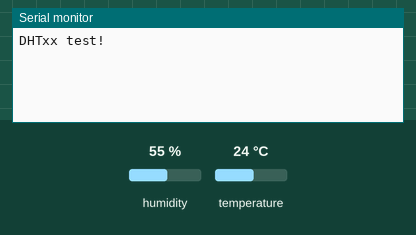
Simulated run of this sketch. Board: Arduino Uno, built with avr-gcc and run on an emulated ATmega328P. Shown: the last lines printed to the serial monitor. Inputs (shaded band) come from the test bench; at power-on: humidity 55 %, temperature 24 °C.

Above: at 2.7 s.
2.8 s: humidity set to 22 %
At 12.3 s:
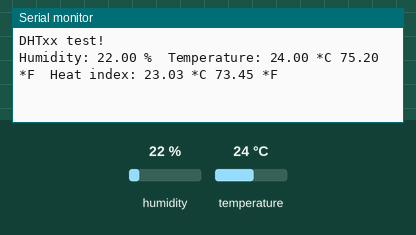
17.8 s: temperature set to 12 °C
At 22.9 s:
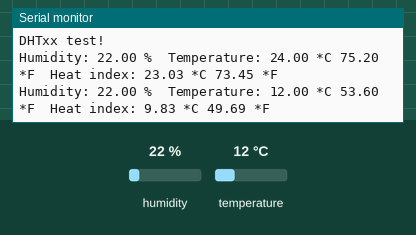
32.8 s: humidity set to 40 %
At 42.9 s:
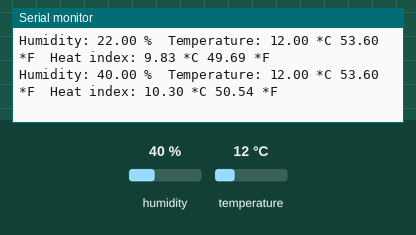
47.8 s: temperature set to 28 °C
At 52.3 s:
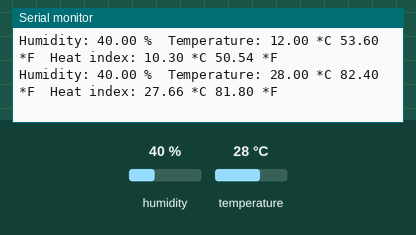
Timing chart, 0 to 53.8 s (numbered marks = the images above; inputs shaded):
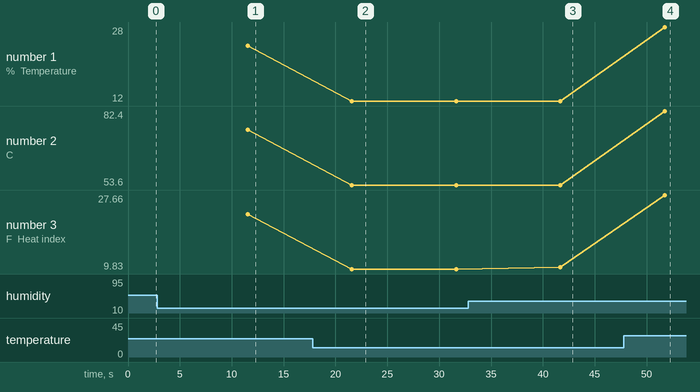

The sketch:

Cayenne_DH11.ino
```cpp
// Example testing sketch for various DHT humidity/temperature sensors
// Written by ladyada, public domain

#include "DHT.h"
#define CAYENNE_DEBUG         // Cayenne Code Uncomment to show debug messages
#define DHTPIN 2              // what digital pin we're connected to
#define CAYENNE_PRINT Serial  // Cayenne Code Comment this out to disable prints and save space
#include <CayenneEthernet.h>  // Cayenne Code Change this to use a different communication device. See Communications examples.

// Cayenne authentication token. This should be obtained from the Cayenne Dashboard.
char token[] = "g1cgkkfrr2";

// Uncomment whatever type you're using!
#define DHTTYPE DHT11   // DHT 11
//#define DHTTYPE DHT22   // DHT 22  (AM2302), AM2321
//#define DHTTYPE DHT21   // DHT 21 (AM2301)

// Connect pin 1 (on the left) of the sensor to +5V
// NOTE: If using a board with 3.3V logic like an Arduino Due connect pin 1
// to 3.3V instead of 5V!
// Connect pin 2 of the sensor to whatever your DHTPIN is
// Connect pin 4 (on the right) of the sensor to GROUND
// Connect a 10K resistor from pin 2 (data) to pin 1 (power) of the sensor

// Initialize DHT sensor.
// Note that older versions of this library took an optional third parameter to
// tweak the timings for faster processors.  This parameter is no longer needed
// as the current DHT reading algorithm adjusts itself to work on faster procs.
DHT dht(DHTPIN, DHTTYPE);

void setup() {
  Serial.begin(9600);
  Serial.println("DHTxx test!");
  Cayenne.begin(token);
  dht.begin();
}

void loop() {
  Cayenne.run();

  // Wait a few seconds between measurements.
  delay(10000);

  // Reading temperature or humidity takes about 250 milliseconds!
  // Sensor readings may also be up to 2 seconds 'old' (its a very slow sensor)
  float h = dht.readHumidity();
  // Read temperature as Celsius (the default)
  float t = dht.readTemperature();
  // Read temperature as Fahrenheit (isFahrenheit = true)
  float f = dht.readTemperature(true);

  // Check if any reads failed and exit early (to try again).
  if (isnan(h) || isnan(t) || isnan(f)) {
    Serial.println("Failed to read from DHT sensor!");
    return;
  }

  // Compute heat index in Fahrenheit (the default)
  float hif = dht.computeHeatIndex(f, h);
  // Compute heat index in Celsius (isFahreheit = false)
  float hic = dht.computeHeatIndex(t, h, false);

  Serial.print("Humidity: ");
  Serial.print(h);
  Serial.print(" %\t");
  Serial.print("Temperature: ");
  Serial.print(t);
  Serial.print(" *C ");
  Serial.print(f);
  Serial.print(" *F\t");
  Serial.print("Heat index: ");
  Serial.print(hic);
  Serial.print(" *C ");
  Serial.print(hif);
  Serial.println(" *F");


}

// These functions are called when the Cayenne widget requests data for the Virtual Pin.
CAYENNE_OUT(V0)
{
  Cayenne.virtualWrite(V0, dht.readTemperature(true));
}

CAYENNE_OUT(V1)
{
  Cayenne.virtualWrite(V1, dht.readHumidity());
}

CAYENNE_OUT(V2)
{
  Cayenne.virtualWrite(V2, dht.readTemperature());
}

CAYENNE_OUT(V3)
{
  Cayenne.virtualWrite(V3, dht.readHumidity());
}

CAYENNE_OUT(V4)
{
  Cayenne.virtualWrite(V4, dht.readTemperature(true));
}
```

Measured:
- after the input at 2.8 s, the serial monitor: prints a new line after 8.7 s (image 1)
- after the input at 17.8 s, the serial monitor: prints a new line after 3.8 s (image 2)
- after the input at 32.8 s, the serial monitor: prints a new line after 8.9 s (image 3)
- after the input at 47.8 s, the serial monitor: prints a new line after 3.9 s (image 4)
- plotted number 1: 24 → 12 after the input at 17.8 s, 12 → 28 after the input at 47.8 s
- plotted number 2: 75.2 → 53.6 after the input at 17.8 s, 53.6 → 82.4 after the input at 47.8 s
- plotted number 3: 23.03 → 9.83 after the input at 17.8 s, 9.83 → 10.3 after the input at 32.8 s, 10.3 → 27.66 after the input at 47.8 s
